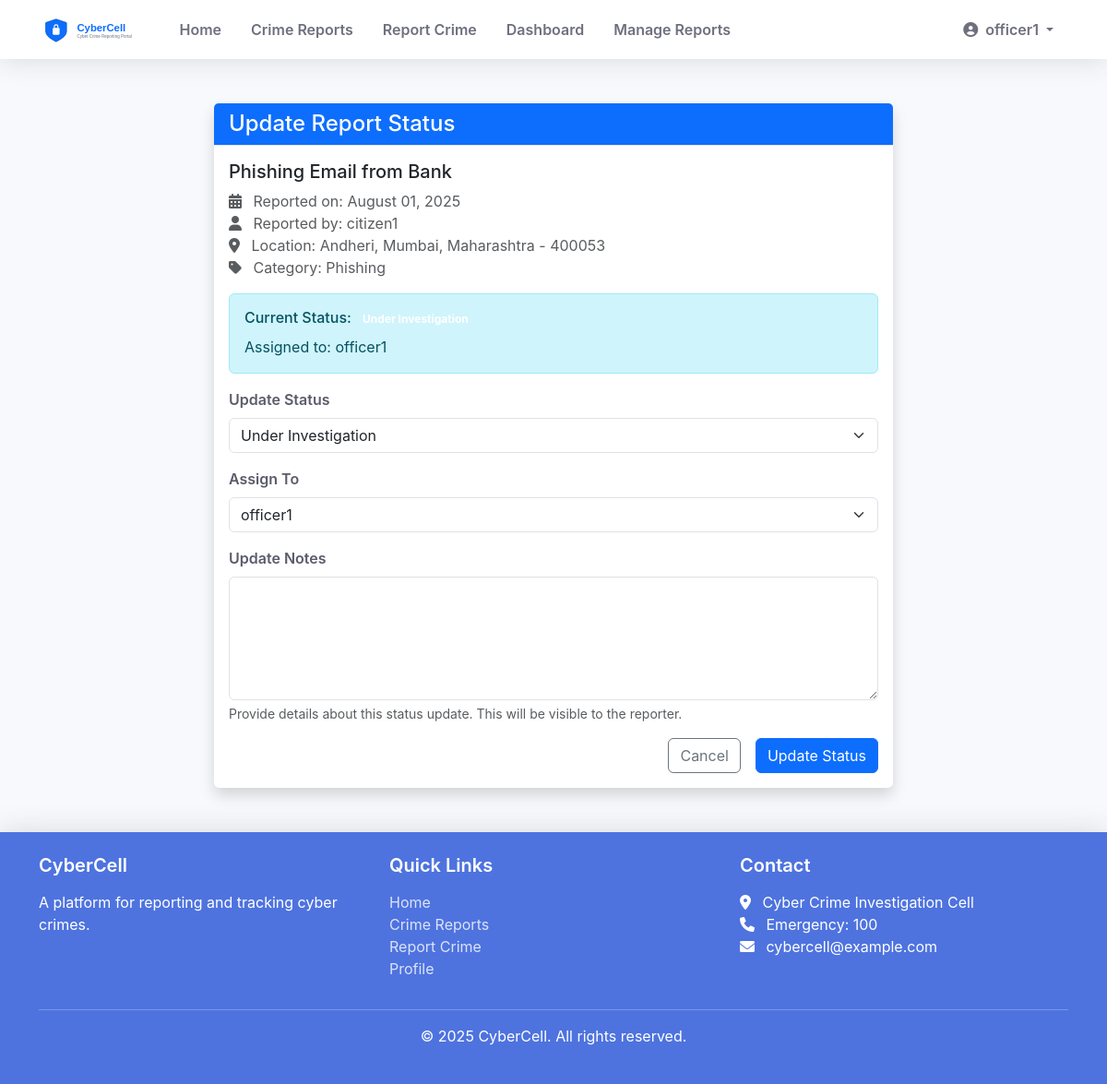
/update-report/1/ (signed in), run on the app's committed database.
### crime_report/models.py (models this page shows, shortened)
class CrimeReport(models.Model):
    STATUS_CHOICES = (
        ('pending', 'Pending'),
        ('investigating', 'Under Investigation'),
        ('resolved', 'Resolved'),
        ('closed', 'Closed'),
    )
    title = models.CharField(max_length=200)
    description = models.TextField()
    date_of_crime = models.DateField()
    time_of_crime = models.TimeField(null=True, blank=True)
    location = models.ForeignKey(Location, on_delete=models.CASCADE)
    category = models.ForeignKey(CrimeCategory, on_delete=models.CASCADE)
    reported_by = models.ForeignKey(User, on_delete=models.CASCADE, related_name='reported_crimes')
    reported_on = models.DateTimeField(default=timezone.now)
    status = models.CharField(max_length=20, choices=STATUS_CHOICES, default='pending')
    evidence_file = models.FileField(
        upload_to='evidence/',
        null=True,
        blank=True,
        validators=[validate_file_extension, validate_file_size, validate_file_content]
    )
    assigned_to = models.ForeignKey(
        User,
        on_delete=models.SET_NULL,
        null=True,
        blank=True,
        related_name='assigned_crimes',
        limit_choices_to={'profile__user_type__in': ['police', 'admin']}
    )
    def can_update_status(self, user):
        """Check if user can update the status"""
        return user.profile.user_type in ['police', 'admin']
    class Meta:
        ordering = ['-reported_on']
        permissions = [
            ("can_assign_cases", "Can assign cases to officers"),
            ("can_update_status", "Can update case status"),
            ("can_view_all_cases", "Can view all cases"),
        ]

class Location(models.Model):
    city = models.CharField(max_length=100)
    state = models.CharField(max_length=100)
    area = models.CharField(max_length=100)
    pincode = models.CharField(
        max_length=10,
        validators=[RegexValidator(
            regex=r'^\d{6}$',
            message='Pincode must be 6 digits'
        )]
    )
    def __str__(self):
        return f"{self.area}, {self.city}, {self.state} - {self.pincode}"
    class Meta:
        ordering = ['state', 'city', 'area']
        unique_together = ['city', 'state', 'area', 'pincode']

class CrimeCategory(models.Model):
    name = models.CharField(max_length=100, unique=True)
    description = models.TextField(blank=True, null=True)
    class Meta:
        verbose_name_plural = "Crime Categories"
        ordering = ['name']

### crime_report/views.py (the view)
# urls.py: path('update-report/<int:pk>/', views.update_report_status, name='update_report_status'),
@login_required
@police_or_admin_required
def update_report_status(request, pk):
    crime = get_object_or_404(CrimeReport, pk=pk)
    update_only = request.GET.get('update_only') == 'true'
    if request.method == 'POST':
        with transaction.atomic():
            if update_only:
                update_form = CrimeUpdateForm(request.POST)
                if update_form.is_valid():
                    update = update_form.save(commit=False)
                    update.crime_report = crime
                    update.updated_by = request.user
                    update.save()
                    messages.success(request, 'Case update added successfully!')
                    return redirect('crime_detail', pk=pk)
            else:
                status_form = CrimeStatusUpdateForm(request.POST, instance=crime)
                update_form = CrimeUpdateForm(request.POST)
                if status_form.is_valid() and update_form.is_valid():
                    status_form.save()
                    update = update_form.save(commit=False)
                    update.crime_report = crime
                    update.updated_by = request.user
                    update.save()
                    messages.success(request, 'Report status and update added successfully!')
                    return redirect('crime_detail', pk=pk)
    else:
        status_form = CrimeStatusUpdateForm(instance=crime)
        update_form = CrimeUpdateForm()
    context = {
        'crime': crime,
        'status_form': status_form,
        'update_form': update_form,
        'update_only': update_only
    }
    return render(request, 'crime_report/update_report_status.html', context)

### crime_report/forms.py (shortened to what this page needs)
class CrimeStatusUpdateForm(forms.ModelForm):
    class Meta:
        model = CrimeReport
        fields = ('status', 'assigned_to')
        widgets = {
            'status': forms.Select(attrs={'class': 'form-control'}),
            'assigned_to': forms.Select(attrs={'class': 'form-control'}),
        }
    def __init__(self, *args, **kwargs):
        super().__init__(*args, **kwargs)
        self.fields['assigned_to'].queryset = User.objects.filter(
            profile__user_type__in=['police', 'admin']
        )

class CrimeUpdateForm(forms.ModelForm):
    class Meta:
        model = CrimeUpdate
        fields = ('update_text',)
        widgets = {
            'update_text': forms.Textarea(attrs={'class': 'form-control', 'rows': 3}),
        }

### templates/crime_report/update_report_status.html (shortened to what this page needs)
{% extends 'crime_report/base.html' %}
{% block content %}
<div class="container py-5">
    <div class="row">
        <div class="col-md-8 mx-auto">
            <div class="card shadow">
                <div class="card-header bg-primary text-white">
                    <h4 class="mb-0">Update Report Status</h4>
                </div>
                <div class="card-body">
                    <h5 class="card-title">{{ crime.title }}</h5>
                    <p class="text-muted">
                        <i class="fas fa-calendar-alt me-2"></i> Reported on: {{ crime.reported_on|date:"F d, Y" }}<br>
                        <i class="fas fa-user me-2"></i> Reported by: {{ crime.reported_by.username }}<br>
                        <i class="fas fa-map-marker-alt me-2"></i> Location: {{ crime.location }}<br>
                        <i class="fas fa-tag me-2"></i> Category: {{ crime.category.name }}
                    </p>
                    <div class="alert alert-info">
                        <h6 class="alert-heading">Current Status: <span class="badge bg-{{ crime.status|lower }}">{{ crime.get_status_display }}</span></h6>
                        {% if crime.assigned_to %}
                            <p class="mb-0">Assigned to: {{ crime.assigned_to.username }}</p>
                        {% else %}
                            <p class="mb-0">Not assigned to any officer</p>
                        {% endif %}
                    </div>
                    <form method="post">
                        <div class="mb-3">
                            <label for="id_status" class="form-label">Update Status</label>
                            {{ status_form.status|safe }}
                        </div>
                        <div class="mb-3">
                            <label for="id_assigned_to" class="form-label">Assign To</label>
                            {{ status_form.assigned_to|safe }}
                        </div>
                        <div class="mb-3">
                            <label for="id_update_text" class="form-label">Update Notes</label>
                            {{ update_form.update_text|safe }}
                            <div class="form-text">Provide details about this status update. This will be visible to the reporter.</div>
                        </div>
                        <div class="d-grid gap-2 d-md-flex justify-content-md-end">
                            <a href="{% url 'crime_detail' crime.pk %}" class="btn btn-outline-secondary me-md-2">Cancel</a>
                            <button type="submit" class="btn btn-primary">Update Status</button>
                        </div>
                    </form>
                </div>
            </div>
        </div>
    </div>
</div>
{% endblock %}

### templates/crime_report/base.html (shortened to what this page needs)
<!DOCTYPE html>
<html lang="en">
<head>
    {% load static %}
    <link href="https://cdn.jsdelivr.net/npm/bootstrap@5.3.0-alpha1/dist/css/bootstrap.min.css" rel="stylesheet">
    <link rel="stylesheet" href="https://cdnjs.cloudflare.com/ajax/libs/font-awesome/6.0.0/css/all.min.css">
    <link rel="stylesheet" href="{% static 'css/style.css' %}">
</head>
<body>
    <nav class="navbar navbar-expand-lg navbar-custom">
        <div class="container">
            <a class="navbar-brand" href="{% url 'home' %}">
                <img src="{% static 'img/logo.svg' %}" alt="CyberCell Logo" height="30" class="d-inline-block align-top me-2">
            </a>
            <div class="collapse navbar-collapse" id="navbarNav">
                <ul class="navbar-nav me-auto">
                    <li class="nav-item">
                        <a class="nav-link" href="{% url 'home' %}">Home</a>
                    </li>
                    <li class="nav-item">
                        <a class="nav-link" href="{% url 'crime_list' %}">Crime Reports</a>
                    </li>
                    {% if user.is_authenticated %}
                        <li class="nav-item">
                            <a class="nav-link" href="{% url 'report_crime' %}">Report Crime</a>
                        </li>
                        {% if user.profile.user_type == 'admin' or user.profile.user_type == 'police' %}
                            <li class="nav-item">
                                <a class="nav-link" href="{% url 'admin_dashboard' %}">Dashboard</a>
                            </li>
                            <li class="nav-item">
                                <a class="nav-link" href="{% url 'manage_reports' %}">Manage Reports</a>
                            </li>
                        {% endif %}
                    {% endif %}
                </ul>
                <ul class="navbar-nav">
                    {% if user.is_authenticated %}
                        <li class="nav-item dropdown">
                            <a class="nav-link dropdown-toggle" href="#" id="navbarDropdown" role="button" data-bs-toggle="dropdown">
                                <i class="fas fa-user-circle me-1"></i> {{ user.username }}
                            </a>
                        </li>
                    {% endif %}
                </ul>
            </div>
        </div>
    </nav>
    {% block content %}{% endblock %}
    <footer class="footer">
        <div class="container">
            <div class="row">
                <div class="col-md-4">
                    <h5>CyberCell</h5>
                    <p>A platform for reporting and tracking cyber crimes.</p>
                </div>
                <div class="col-md-4">
                    <h5>Quick Links</h5>
                    <ul class="list-unstyled">
                        <li><a href="{% url 'home' %}">Home</a></li>
                        <li><a href="{% url 'crime_list' %}">Crime Reports</a></li>
                        {% if user.is_authenticated %}
                            <li><a href="{% url 'report_crime' %}">Report Crime</a></li>
                            <li><a href="{% url 'profile' %}">Profile</a></li>
                        {% else %}
                            <li><a href="{% url 'login' %}">Login</a></li>
                            <li><a href="{% url 'register' %}">Register</a></li>
                        {% endif %}
                    </ul>
                </div>
                <div class="col-md-4">
                    <h5>Contact</h5>
                    <address>
                        <i class="fas fa-map-marker-alt me-2"></i> Cyber Crime Investigation Cell<br>
                        <i class="fas fa-phone me-2"></i> Emergency: 100<br>
                        <i class="fas fa-envelope me-2"></i> cybercell@example.com
                    </address>
                </div>
            </div>
            <hr class="bg-light">
            <div class="text-center">
                <p>&copy; {% now "Y" %} CyberCell. All rights reserved.</p>
            </div>
        </div>
    </footer>
    <link rel="stylesheet" href="https://cdn.jsdelivr.net/npm/flatpickr/dist/flatpickr.min.css">
</body>
</html>

### static/css/style.css (style rules this page uses)
:root { --primary-color: #4e73df; --secondary-color: #858796; --success-color: #1cc88a; --info-color: #36b9cc; --warning-color: #f6c23e; --danger-color: #e74a3b; --light-color: #f8f9fc; --dark-color: #5a5c69; }
body { font-family: 'Nunito', -apple-system, BlinkMacSystemFont, "Segoe UI", Roboto, "Helvetica Neue", Arial, sans-serif; background-color: #f8f9fc; }
.navbar-brand img { max-height: 40px; }
.navbar-custom { background-color: #fff; box-shadow: 0 0.15rem 1.75rem 0 rgba(58, 59, 69, 0.15); }
.navbar-custom .navbar-nav .nav-item .nav-link { color: #6e707e; padding: 0.75rem 1rem; font-weight: 600; transition: all 0.2s ease-in-out; }
.footer { background-color: var(--primary-color); color: white; box-shadow: 0 -0.15rem 1.75rem 0 rgba(58, 59, 69, 0.15); padding: 1.5rem 0; }
.footer h5 { font-weight: 600; margin-bottom: 1rem; }
.footer a { color: rgba(255, 255, 255, 0.8); text-decoration: none; transition: color 0.2s ease; }
.card { border: none; border-radius: 0.35rem; box-shadow: 0 0.15rem 1.75rem 0 rgba(58, 59, 69, 0.1); }
.card .card-header { background-color: #f8f9fc; border-bottom: 1px solid #e3e6f0; }
.form-label { font-weight: 600; color: var(--dark-color); }

### data on the page
CrimeReport: title "Phishing Email from Bank", reported_on "August 01, 2025", reported_by.username "citizen1", location "Andheri, Mumbai, Maharashtra - 400053", category.name "Phishing", status "Under Investigation", assigned_to.username "officer1", assigned_to "officer1"

### other printed values
{{ user.username }} "officer1"
